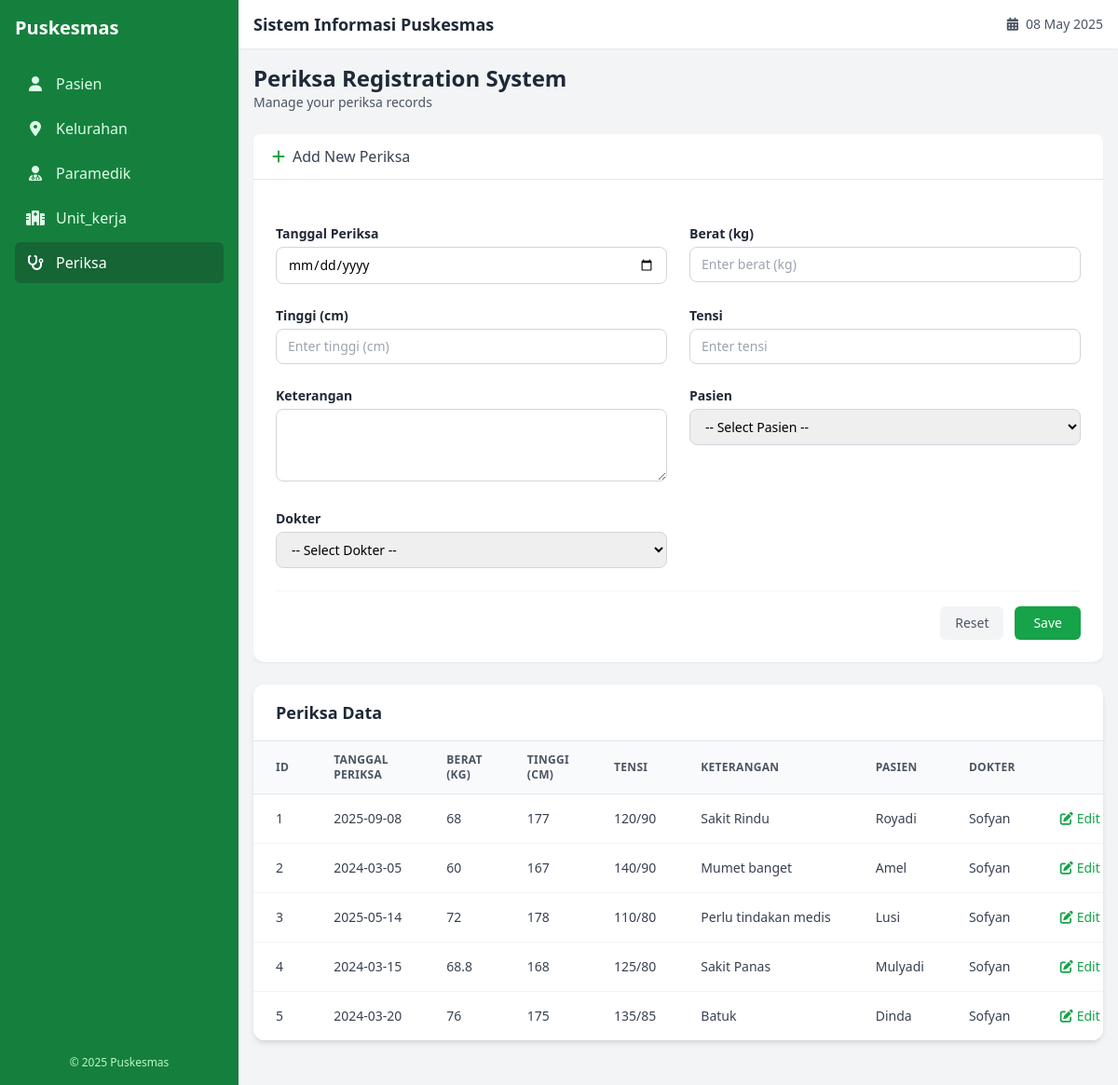
/app.php?table=periksa, run on the app's committed database.
### tables this page shows
CREATE TABLE `periksa` (
  `id` int(11) NOT NULL,
  `tanggal` date DEFAULT NULL,
  `berat` double DEFAULT NULL,
  `tinggi` double DEFAULT NULL,
  `tensi` varchar(20) DEFAULT NULL,
  `keterangan` varchar(100) DEFAULT NULL,
  `pasien_id` int(11) DEFAULT NULL,
  `dokter_id` int(11) DEFAULT NULL
);

### config.php (called while the page is built, shortened)
<?php
$dsn = "mysql:host=localhost;dbname=dbtugaspuskesmas;charset=utf8mb4";
$options = [
    PDO::ATTR_ERRMODE => PDO::ERRMODE_EXCEPTION,
    PDO::ATTR_DEFAULT_FETCH_MODE => PDO::FETCH_ASSOC,
    PDO::ATTR_EMULATE_PREPARES => false,
];
try {
    $dbh = new PDO($dsn, 'root', '', $options);
} catch (PDOException $e) {
    die("Connection failed: " . $e->getMessage());
}
function fetchAll($dbh, $table, $conditions = '') {
    $sql = "SELECT * FROM $table" . ($conditions ? " WHERE $conditions" : "");
    $stmt = $dbh->prepare($sql);
    $stmt->execute();
    return $stmt->fetchAll();
}
$currentTable = $_GET['table'] ?? 'pasien';
try {
    $tableStructure = $dbh->query("DESCRIBE $currentTable")->fetchAll();
} catch (PDOException $e) {
    die("Error fetching table structure: " . $e->getMessage());
}
?>

### app.php (the view, shortened to what this page needs)
<?php
require "config.php";
$currentTable = $_GET['table'] ?? 'pasien';
$editId = $_GET['edit'] ?? null;
$editData = $editId ? fetchById($dbh, $currentTable, $editId) : null;
$tableData = fetchAll($dbh, $currentTable);
$tableStructure = $dbh->query("DESCRIBE $currentTable")->fetchAll();
$relationships = [
    'pasien' => ['kelurahan_id' => ['table' => 'kelurahan', 'display' => 'nama']],
    'paramedik' => ['unit_kerja_id' => ['table' => 'unit_kerja', 'display' => 'nama']],
    'periksa' => [
        'pasien_id' => ['table' => 'pasien', 'display' => 'nama'],
        'dokter_id' => ['table' => 'paramedik', 'display' => 'nama', 'condition' => "kategori='dokter'"]
    ]
];
function getTableIcon($table)
{
    $icons = [
        'pasien' => 'fa-user',
        'kelurahan' => 'fa-map-marker-alt',
        'paramedik' => 'fa-user-md',
        'unit_kerja' => 'fa-hospital',
        'periksa' => 'fa-stethoscope'
    ];
    return $icons[$table] ?? 'fa-table';
}
function getFieldLabel($field)
{
    $labels = [
        'id' => 'ID', 'nama' => 'Nama', 'tmp_lahir' => 'Tempat Lahir', 'tgl_lahir' => 'Tanggal Lahir',
        'gender' => 'Jenis Kelamin', 'email' => 'Email', 'alamat' => 'Alamat', 'kelurahan_id' => 'Kelurahan',
        'kategori' => 'Kategori', 'telpon' => 'Telepon', 'unit_kerja_id' => 'Unit Kerja', 'tanggal' => 'Tanggal Periksa',
        'berat' => 'Berat (kg)', 'tinggi' => 'Tinggi (cm)', 'tensi' => 'Tensi', 'keterangan' => 'Keterangan',
        'pasien_id' => 'Pasien', 'dokter_id' => 'Dokter', 'kec_id' => 'Kecamatan'
    ];
    return $labels[$field] ?? ucfirst($field);
}
function getRelatedDisplayValue($dbh, $table, $column, $id)
{
    global $relationships;
    if (isset($relationships[$table][$column])) {
        $relationInfo = $relationships[$table][$column];
        $stmt = $dbh->prepare("SELECT {$relationInfo['display']} FROM {$relationInfo['table']} WHERE id = :id");
        $stmt->execute([':id' => $id]);
        return $stmt->fetchColumn() ?: 'N/A';
    }
    return $id;
}
?>
<!DOCTYPE html>
<html lang="en">
<head>
    <script src="https://cdn.tailwindcss.com"></script>
    <link rel="stylesheet" href="https://cdnjs.cloudflare.com/ajax/libs/font-awesome/6.1.1/css/all.min.css">
</head>
<body class="bg-gray-100 font-sans">
<div class="flex h-screen overflow-hidden">
    <aside id="sidebar"
           class="bg-green-700 text-white w-64 flex-shrink-0 transition-all duration-300 ease-in-out transform -translate-x-full md:translate-x-0 fixed md:static h-full z-40">
        <div class="p-4">
            <div class="flex justify-between items-center mb-6">
                <h1 class="text-xl font-semibold">Puskesmas</h1>
            </div>
            <nav class="space-y-1">
                <?php
                $tables = ['pasien', 'kelurahan', 'paramedik', 'unit_kerja', 'periksa'];
                foreach ($tables as $table): ?>
                    <a href="app.php?table=<?= $table ?>"
                       class="flex items-center px-3 py-2.5 rounded-md transition-colors <?= $currentTable === $table ? 'bg-green-800 text-white' : 'text-green-100 hover:bg-green-800 hover:text-white' ?>">
                        <i class="fas <?= getTableIcon($table) ?> w-5 mr-3 text-center"></i>
                        <span><?= ucfirst($table) ?></span>
                    </a>
                <?php endforeach; ?>
            </nav>
            <div class="absolute bottom-4 left-0 right-0 px-4 text-center text-xs text-green-200">
                &copy; 2025 Puskesmas
            </div>
        </div>
    </aside>
    <div class="flex-1 flex flex-col overflow-hidden">
        <header class="bg-white shadow-sm z-30">
            <div class="flex items-center justify-between px-4 py-3">
                <div class="flex items-center">
                    <h1 class="text-lg font-semibold text-gray-800">Sistem Informasi Puskesmas</h1>
                </div>
                <div class="text-sm text-gray-600">
                    <div class="flex items-center">
                        <i class="fas fa-calendar-alt mr-2"></i>
                        <span id="current-date"><?= date('d M Y') ?></span>
                    </div>
                </div>
            </div>
        </header>
        <main class="flex-1 overflow-y-auto p-4">
            <div class="container mx-auto max-w-6xl">
                <div class="mb-6">
                    <h2 class="text-2xl font-semibold text-gray-800"><?= ucfirst($currentTable) ?> Registration System </h2>
                    <p class="text-gray-600 text-sm">Manage your <?= $currentTable ?> records</p>
                </div>
                <div class="bg-white rounded-lg shadow-sm mb-6 overflow-hidden">
                    <div class="border-b border-gray-200 px-5 py-3 flex items-center">
                        <i class="fas <?= $editId ? 'fa-edit' : 'fa-plus' ?> mr-2 text-green-600"></i>
                        <h3 class="font-medium text-gray-700"><?= $editId ? 'Edit' : 'Add New' ?> <?= ucfirst($currentTable) ?></h3>
                    </div>
                    <div class="p-6 bg-white rounded-xl shadow-md">
                        <form method="POST" action="app.php" class="space-y-6">
                            <div class="grid grid-cols-1 md:grid-cols-2 gap-6">
                                <?php foreach ($tableStructure as $column): ?>
                                    <?php
                                    $field = $column['Field'];
                                    if ($field === 'id' && !$editId) continue;
                                    $value = $editData[$field] ?? '';
                                    $isRequired = $column['Null'] === 'NO' && $column['Extra'] !== 'auto_increment';
                                    $fieldType = str_contains($column['Type'], 'date') ? 'date' : 'text';
                                    $enumValues = [];
                                    $label = getFieldLabel($field);
                                    ?>
                                    <div>
                                        <label for="<?= $field ?>"
                                               class="block text-sm font-semibold text-gray-800 mb-1">
                                            <?= $label ?> <?= $isRequired ? '<span class="text-red-500">*</span>' : '' ?>
                                        </label>
                                        <?php if (!empty($enumValues)): ?>
                                            <select id="<?= $field ?>" name="<?= $field ?>"
                                                    class="w-full rounded-lg border border-gray-300 px-3 py-2 text-sm focus:outline-none focus:ring-2 focus:ring-green-500"
                                                <?= $isRequired ? 'required' : '' ?>>
                                                <option value="">-- Select <?= $label ?> --</option>
                                                <?php foreach ($enumValues as $enumValue): ?>
                                                    <option value="<?= $enumValue ?>" <?= $value === $enumValue ? 'selected' : '' ?>>
                                                        <?= ucfirst($enumValue) ?>
                                                    </option>
                                                <?php endforeach; ?>
                                            </select>
                                        <?php elseif (in_array($field, ['alamat', 'keterangan'])): ?>
                                            <textarea id="<?= $field ?>" name="<?= $field ?>" rows="3"
                                                      class="w-full rounded-lg border border-gray-300 px-3 py-2 text-sm focus:outline-none focus:ring-2 focus:ring-green-500"
                            <?= $isRequired ? 'required' : '' ?>><?= htmlspecialchars($value) ?></textarea>
                                        <?php elseif (isset($relationships[$currentTable][$field])): ?>
                                            <select id="<?= $field ?>" name="<?= $field ?>"
                                                    class="w-full rounded-lg border border-gray-300 px-3 py-2 text-sm focus:outline-none focus:ring-2 focus:ring-green-500"
                                                <?= $isRequired ? 'required' : '' ?>>
                                                <option value="">-- Select <?= $label ?> --</option>
                                            </select>
                                        <?php else: ?>
                                            <input type="<?= $fieldType ?>" id="<?= $field ?>" name="<?= $field ?>"
                                                   value="<?= htmlspecialchars($value) ?>"
                                                   placeholder="Enter <?= strtolower($label) ?>"
                                                   class="w-full rounded-lg border border-gray-300 px-3 py-2 text-sm focus:outline-none focus:ring-2 focus:ring-green-500"
                                                <?= $isRequired ? 'required' : '' ?>>
                                        <?php endif; ?>
                                    </div>
                                <?php endforeach; ?>
                            </div>
                            <div class="flex justify-end gap-3 pt-4 border-t border-gray-100">
                                <button type="reset"
                                        class="px-4 py-2 text-sm font-medium text-gray-600 bg-gray-100 rounded-md hover:bg-gray-200 focus:outline-none focus:ring-2 focus:ring-offset-1 focus:ring-gray-400">
                                    Reset
                                </button>
                                <button type="submit"
                                        class="px-5 py-2 text-sm font-medium text-white bg-green-600 rounded-md hover:bg-green-700 focus:outline-none focus:ring-2 focus:ring-offset-1 focus:ring-green-500">
                                    <?= $editId ? 'Update' : 'Save' ?>
                                </button>
                            </div>
                        </form>
                    </div>
                </div>
                <div class="bg-white rounded-xl shadow-md overflow-hidden mb-8">
                    <div class="border-b border-gray-200 px-6 py-4">
                        <h2 class="text-lg font-semibold text-gray-800"><?= ucfirst($currentTable) ?> Data</h2>
                    </div>
                    <div class="overflow-x-auto">
                        <table class="min-w-full divide-y divide-gray-200">
                            <thead class="bg-gray-50 text-gray-600 text-xs font-semibold uppercase tracking-wide">
                            <tr>
                                <?php foreach ($tableStructure as $column): ?>
                                    <th class="px-6 py-3 text-left"><?= getFieldLabel($column['Field']) ?></th>
                                <?php endforeach; ?>
                                <th class="px-6 py-3 text-right">Actions</th>
                            </tr>
                            </thead>
                            <tbody class="bg-white divide-y divide-gray-100 text-sm text-gray-700">
                            <?php if (empty($tableData)): ?>
                                <tr>
                                    <td colspan="<?= count($tableStructure) + 1 ?>"
                                        class="px-6 py-5 text-center text-gray-500">
                                        No data available.
                                    </td>
                                </tr>
                            <?php else: ?>
                                <?php foreach ($tableData as $row): ?>
                                    <tr class="hover:bg-gray-50">
                                        <?php foreach ($tableStructure as $column): ?>
                                            <td class="px-6 py-4 whitespace-nowrap">
                                                <?= isset($relationships[$currentTable][$column['Field']]) && !empty($row[$column['Field']])
                                                    ? htmlspecialchars(getRelatedDisplayValue($dbh, $currentTable, $column['Field'], $row[$column['Field']]))
                                                    : ($column['Field'] === 'gender'
                                                        ? ($row[$column['Field']] === 'L' ? 'Laki-laki' : 'Perempuan')
                                                        : htmlspecialchars($row[$column['Field']] ?? 'N/A')) ?>
                                            </td>
                                        <?php endforeach; ?>
                                        <td class="px-6 py-4 whitespace-nowrap text-right">
                                            <a href="app.php?table=<?= $currentTable ?>&edit=<?= $row['id'] ?>"
                                               class="inline-flex items-center text-green-600 hover:text-green-800 transition">
                                                <i class="fas fa-edit mr-1"></i> Edit
                                            </a>
                                        </td>
                                    </tr>
                                <?php endforeach; ?>
                            <?php endif; ?>
                            </tbody>
                        </table>
                    </div>
                </div>
            </div>
        </main>
    </div>
</div>
</body>
</html>

### data on the page
periksa: Field "1", Field "2025-09-08", Field "68", Field "177", Field "120/90", Field "Sakit Rindu", Field "Royadi", Field "Sofyan"
periksa: Field "2", Field "2024-03-05", Field "60", Field "167", Field "140/90", Field "Mumet banget", Field "Amel", Field "Sofyan"
periksa: Field "3", Field "2025-05-14", Field "72", Field "178", Field "110/80", Field "Perlu tindakan medis", Field "Lusi", Field "Sofyan"
periksa: Field "4", Field "2024-03-15", Field "68.8", Field "168", Field "125/80", Field "Sakit Panas", Field "Mulyadi", Field "Sofyan"
periksa: Field "5", Field "2024-03-20", Field "76", Field "175", Field "135/85", Field "Batuk", Field "Dinda", Field "Sofyan"

### other printed values
$table "Pasien"
$table "Kelurahan"
$table "Paramedik"
$table "Unit_kerja"
$table "Periksa"
$currentTable "Periksa"
$currentTable "periksa"
$label "Tanggal Periksa"
$label "Berat (kg)"
$label "Tinggi (cm)"
$label "Tensi"
$label "Keterangan"
$label "Pasien"
$label "Dokter"
getFieldLabel($column['Field']) "ID"
